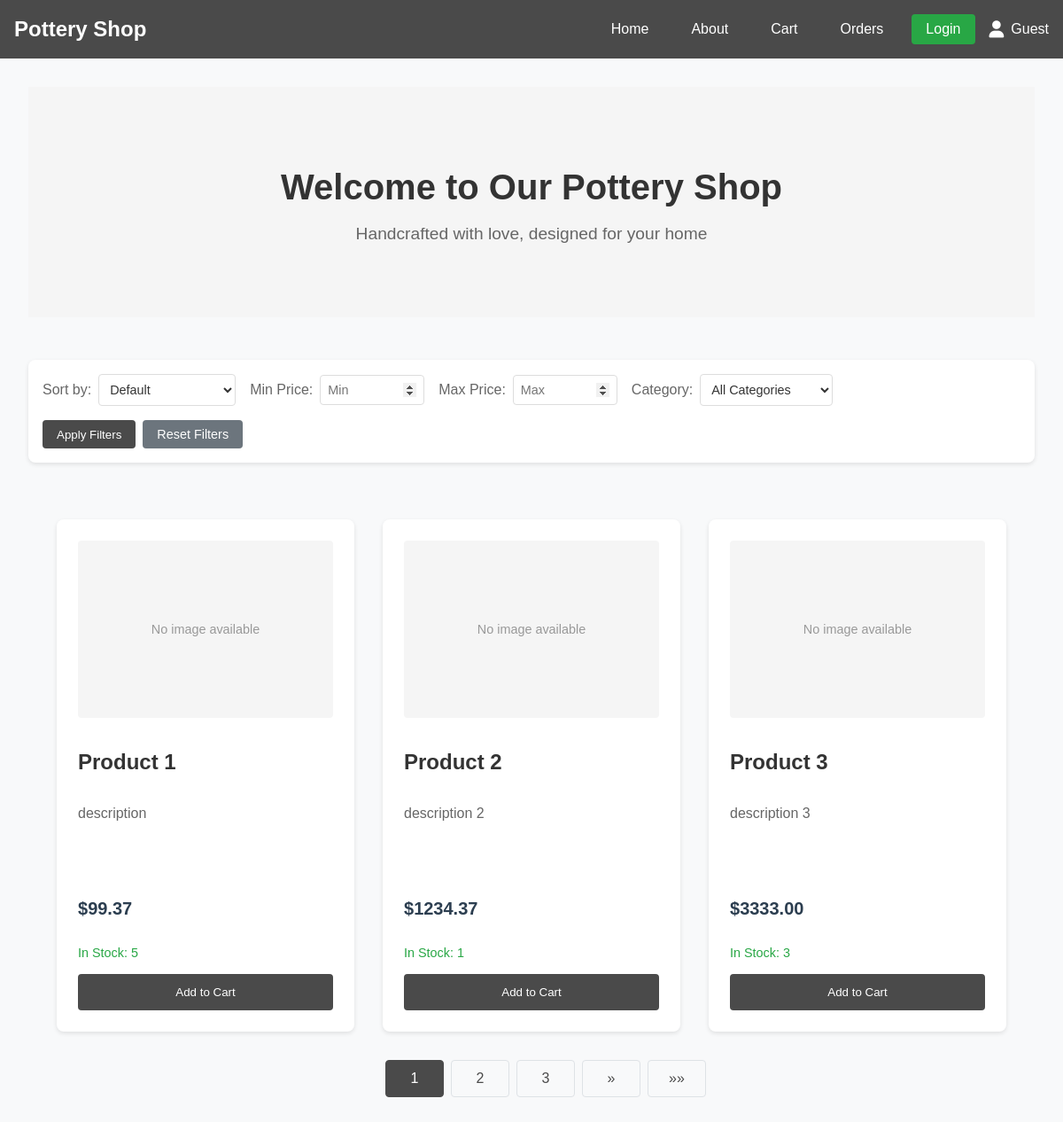
Before: / with the older database file.
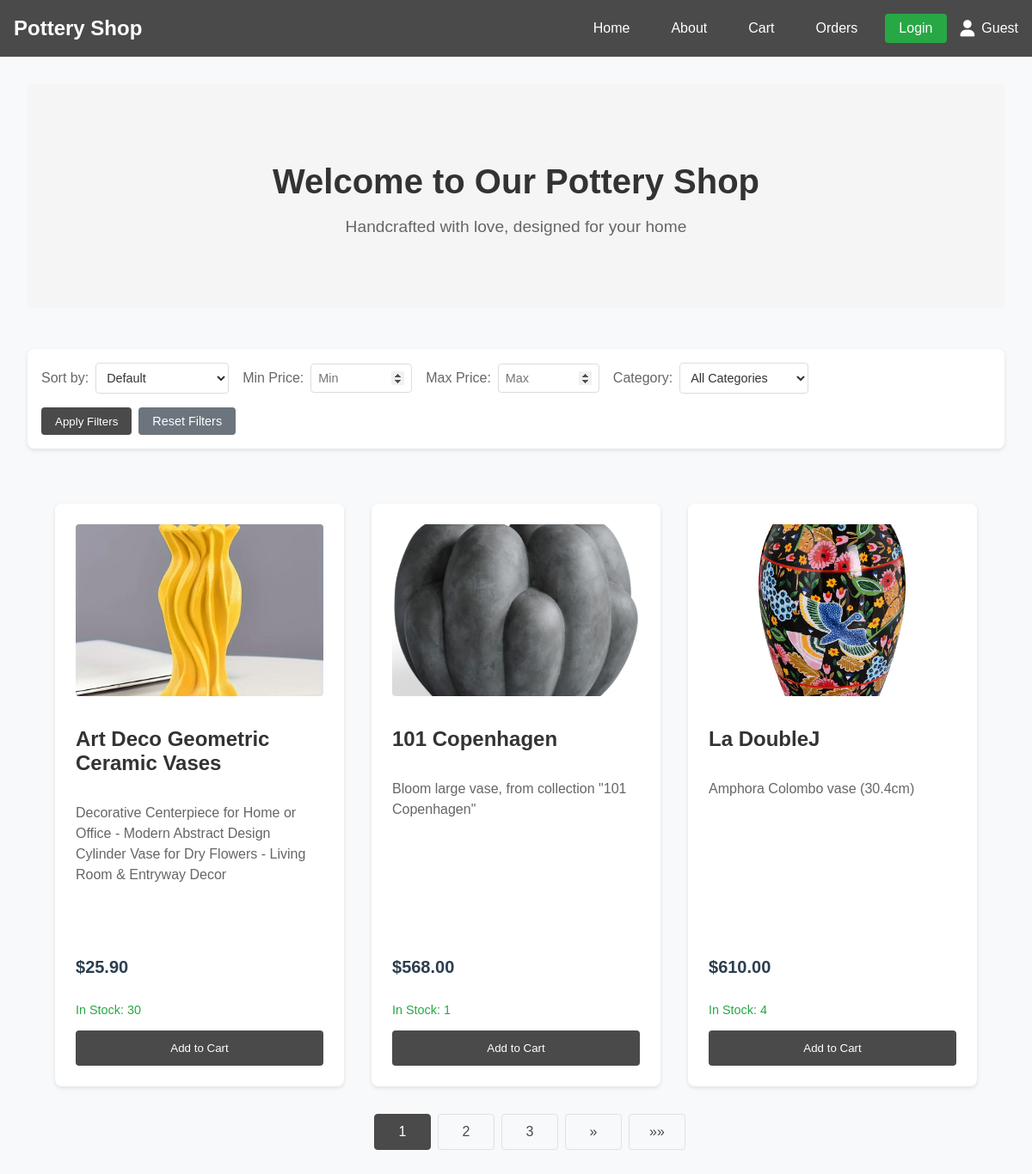
After: the same page with the newer database file.
### shop/models.py (models this page shows, shortened)
class Product(models.Model):
    title = models.CharField(max_length=200)
    description = models.TextField()
    price = models.DecimalField(max_digits=6, decimal_places=2)
    image = models.ImageField(upload_to='products/', null=True, blank=True)
    category = models.ForeignKey(Category, on_delete=models.SET_NULL, null=True, blank=True, related_name='products')
    stock = models.IntegerField(default=0)
    is_active = models.BooleanField(default=True)
    created_at = models.DateTimeField(auto_now_add=True)
    updated_at = models.DateTimeField(auto_now=True)
    objects = ProductManager()

### shop/views.py (the view)
# urls.py: path('', ProductListView.as_view(), name='home'),
class ProductListView(ListView):
    model = Product
    template_name = 'home.html'
    context_object_name = 'products'
    paginate_by = 3  # Changed from 8 to 3 products per page
    def get_queryset(self):
        queryset = Product.objects.all()
        search_query = self.request.GET.get('search')
        category = self.request.GET.get('category')
        min_price = self.request.GET.get('min_price')
        max_price = self.request.GET.get('max_price')
        sort_by = self.request.GET.get('sort', '')  # Get sort parameter
        if search_query:
            queryset = queryset.filter(
                Q(title__icontains=search_query) |
                Q(description__icontains=search_query)
            )
        if category:
            queryset = queryset.filter(category__name=category)
        if min_price:
            queryset = queryset.filter(price__gte=min_price)
        if max_price:
            queryset = queryset.filter(price__lte=max_price)
        if sort_by == 'price_asc':
            queryset = queryset.order_by('price')
        elif sort_by == 'price_desc':
            queryset = queryset.order_by('-price')
        elif sort_by == 'category_asc':
            queryset = queryset.order_by('category__name')
        elif sort_by == 'category_desc':
            queryset = queryset.order_by('-category__name')
        return queryset
    def get_context_data(self, **kwargs):
        context = super().get_context_data(**kwargs)
        context['sort_by'] = self.request.GET.get('sort', '')
        context['categories'] = Product.objects.values_list('category__name', flat=True).distinct()
        return context

### shop/context_processors.py (called while the page is built)
def cart_count(request):
    try:
        order = Order.objects.filter(status='pending').first()
        if order:
            count = OrderItem.objects.filter(order=order).count()
        else:
            count = 0
    except:
        count = 0
    return {'cart_count': count}

### templates/home.html (shortened to what this page needs)
{% extends "base.html" %}
{% block content %}
    <div class="hero-section">
        <h1>Welcome to Our Pottery Shop</h1>
        <p class="tagline">Handcrafted with love, designed for your home</p>
    </div>
    <div class="filters-section">
        <form method="get" class="filters-form">
            <div class="filter-group">
                <label for="sort">Sort by:</label>
                <select name="sort" id="sort" onchange="this.form.submit()">
                    <option value="">Default</option>
                </select>
            </div>
            <div class="filter-group">
                <label for="min_price">Min Price:</label>
                <input type="number" name="min_price" id="min_price" min="0" step="0.1" value="{{ request.GET.min_price }}" placeholder="Min">
            </div>
            <div class="filter-group">
                <label for="max_price">Max Price:</label>
                <input type="number" name="max_price" id="max_price" min="0" step="0.1" value="{{ request.GET.max_price }}" placeholder="Max">
            </div>
            <div class="filter-group">
                <label for="category">Category:</label>
                <select name="category" id="category" onchange="this.form.submit()">
                    <option value="">All Categories</option>
                </select>
            </div>
            <div class="filter-buttons">
                <button type="submit" class="apply-filters">Apply Filters</button>
                <a href="{% url 'home' %}" class="reset-filters">Reset Filters</a>
            </div>
        </form>
    </div>
    <div id="products-container" class="fade-transition">
        <div class="products-grid {% if products|length == 1 %}single-product{% endif %}">
            {% for product in products %}
                <div class="product-card">
                    {% if product.image %}
                        <div class="product-image">
                            <img src="{{ product.image.url }}" alt="{{ product.title }}">
                        </div>
                    {% else %}
                        <div class="product-image placeholder">
                            <span>No image available</span>
                        </div>
                    {% endif %}
                    <h2>{{ product.title }}</h2>
                    <p class="description">
                        {{ product.description }}
                    </p>
                    <p class="price">
                        {% if product.price|floatformat:2|slice:"-2:" != ".00" %}
                            ${{ product.price }}
                        {% else %}
                            ${{ product.price|floatformat:0 }}
                        {% endif %}
                    </p>
                    <p class="stock-info">
                        {% if product.stock > 0 %}
                            <span class="in-stock">In Stock: {{ product.stock }}</span>
                        {% else %}
                            <span class="out-of-stock">Out of Stock</span>
                        {% endif %}
                    </p>
                    <form method="post" action="{% url 'add-to-cart' product.id %}">
                        <button type="submit" class="add-to-cart {% if product.stock == 0 %}disabled{% endif %}" {% if product.stock == 0 %}disabled{% endif %}>
                            {% if product.stock == 0 %}
                                Out of Stock
                            {% else %}
                                Add to Cart
                            {% endif %}
                        </button>
                    </form>
                </div>
            {% endfor %}
        </div>
    </div>
    {% if is_paginated %}
    <div class="pagination-container">
        <nav aria-label="Page navigation">
            <ul class="pagination">
                {% for num in page_obj.paginator.page_range %}
                    {% if page_obj.number == num %}
                        <li class="page-item active">
                            <span class="page-link">{{ num }}</span>
                        </li>
                    {% elif num > page_obj.number|add:'-3' and num < page_obj.number|add:'3' %}
                        <li class="page-item">
                            <a class="page-link page-transition" href="?page={{ num }}">{{ num }}</a>
                        </li>
                    {% endif %}
                {% endfor %}
                {% if page_obj.has_next %}
                    <li class="page-item">
                        <a class="page-link page-transition" href="?page={{ page_obj.next_page_number }}" aria-label="Next">
                            <span aria-hidden="true">&raquo;</span>
                        </a>
                    </li>
                    <li class="page-item">
                        <a class="page-link page-transition" href="?page={{ page_obj.paginator.num_pages }}" aria-label="Last">
                            <span aria-hidden="true">&raquo;&raquo;</span>
                        </a>
                    </li>
                {% endif %}
            </ul>
        </nav>
    </div>
    {% endif %}
{% endblock %}

### templates/base.html (shortened to what this page needs)
{% load static %}
<!DOCTYPE html>
<html lang="en">
<head>
    <link rel="stylesheet" href="https://cdnjs.cloudflare.com/ajax/libs/font-awesome/6.0.0/css/all.min.css">
</head>
<body>
    <nav class="navbar">
        <a href="{% url 'home' %}" class="navbar-brand">Pottery Shop</a>
        <div class="nav-links">
            <a href="{% url 'home' %}">Home</a>
            <a href="{% url 'about' %}">About</a>
            <a href="{% url 'view_cart' %}" class="cart-link">
                Cart
            </a>
            <a href="{% url 'orders' %}">Orders</a>
            {% if user.is_authenticated %}
                <a href="{% url 'logout' %}" class="logout-button">Logout</a>
                <a href="#" class="user-icon">
                    <i class="fas fa-user"></i>
                    {{ user.username }}
                </a>
            {% else %}
                <a href="{% url 'login' %}" class="signup-button">Login</a>
                <span class="user-icon">
                    <i class="fas fa-user"></i>
                    Guest
                </span>
            {% endif %}
        </div>
    </nav>
    <main>
        {% block content %}
        {% endblock %}
    </main>
</body>
</html>

### templates/base.html (style rules this page uses)
body { font-family: Arial, sans-serif; margin: 0; padding: 0; background-color: #f8f9fa; min-height: 100vh; display: flex; flex-direction: column; }
.navbar { background-color: #4a4a4a; padding: 1rem; display: flex; justify-content: space-between; align-items: center; position: sticky; top: 0; z-index: 1000; width: 100%; box-sizing: border-box; }
.navbar-brand { color: white; text-decoration: none; font-size: 1.5rem; font-weight: bold; }
.nav-links { display: flex; align-items: center; gap: 1rem; flex-wrap: wrap; margin-left: auto; }
.nav-links a { color: white; text-decoration: none; padding: 0.5rem 1rem; border-radius: 4px; transition: background-color 0.3s; white-space: nowrap; display: inline-flex; align-items: center; }
.cart-link { position: relative; display: inline-flex; align-items: center; gap: 0.5rem; }
.signup-button { background-color: #28a745; color: white; text-decoration: none; padding: 0.5rem 1rem; border-radius: 4px; transition: background-color 0.3s; }
.user-icon { color: white; text-decoration: none; display: flex; align-items: center; gap: 0.5rem; }
.user-icon i { font-size: 1.2rem; }
main { padding: 2rem; flex: 1; width: 100%; box-sizing: border-box; }

### templates/home.html (style rules this page uses)
.hero-section { text-align: center; padding: 4rem 2rem; background-color: #f5f5f5; margin-bottom: 3rem; }
.hero-section h1 { font-size: 2.5rem; margin-bottom: 1rem; color: #333; }
.tagline { font-size: 1.2rem; color: #666; }
.products-grid { display: grid; grid-template-columns: repeat(auto-fit, minmax(300px, 1fr)); gap: 2rem; padding: 2rem; max-width: 1200px; margin: 0 auto; }
.product-card { background: white; border-radius: 8px; padding: 1.5rem; box-shadow: 0 2px 5px rgba(0,0,0,0.1); transition: transform 0.3s ease; max-width: 100%; display: flex; flex-direction: column; height: 100%; position: relative; }
.product-image { width: 100%; height: 200px; margin-bottom: 1rem; border-radius: 4px; overflow: hidden; flex-shrink: 0; }
.product-image img { width: 100%; height: 100%; object-fit: cover; transition: transform 0.3s ease; }
.product-card h2 { color: #333; margin-bottom: 1rem; font-size: 1.5rem; flex-shrink: 0; }
.description { color: #666; margin-bottom: 1rem; line-height: 1.5; flex-grow: 1; }
.price { font-size: 1.25rem; color: #2c3e50; font-weight: bold; margin-bottom: 1rem; flex-shrink: 0; }
.stock-info { margin-bottom: 1rem; font-size: 0.9rem; flex-shrink: 0; }
.add-to-cart { background-color: #4a4a4a; color: white; border: none; padding: 0.8rem 1.5rem; border-radius: 4px; cursor: pointer; transition: transform 0.3s; width: 100%; margin-top: auto; flex-shrink: 0; }
.in-stock { color: #28a745; font-weight: 500; }
.pagination-container { display: flex; justify-content: center; align-items: center; margin: 2rem 0; padding: 1rem; width: 100%; }
.pagination { display: flex; list-style: none; margin: 0; padding: 0; gap: 0.5rem; }
.page-item { display: inline-block; }
.page-link { display: flex; align-items: center; justify-content: center; min-width: 40px; height: 40px; color: #4a4a4a; border: 1px solid #dee2e6; border-radius: 4px; transition: all 0.3s ease; text-decoration: none; padding: 0 0.75rem; }
.page-item.active .page-link { background-color: #4a4a4a; border-color: #4a4a4a; color: white; }
.fade-transition { opacity: 1; transition: opacity 0.3s ease-in-out; }
.filters-section { max-width: 1200px; margin: 0 auto 2rem; padding: 1rem; background: white; border-radius: 8px; box-shadow: 0 2px 5px rgba(0,0,0,0.1); }
.filters-form { display: flex; align-items: center; gap: 1rem; flex-wrap: wrap; }
.filter-group { display: flex; align-items: center; gap: 0.5rem; }
.filter-group label { color: #666; font-weight: 500; }
.filter-group select { padding: 0.5rem; border: 1px solid #ddd; border-radius: 4px; background-color: white; color: #333; font-size: 0.9rem; min-width: 150px; }
.apply-filters { padding: 0.5rem 1rem; background-color: #4a4a4a; color: white; border: none; border-radius: 4px; cursor: pointer; transition: background-color 0.3s; }
.filter-group input[type="number"] { padding: 0.5rem; border: 1px solid #ddd; border-radius: 4px; background-color: white; color: #333; font-size: 0.9rem; width: 100px; }
.filter-buttons { display: flex; gap: 0.5rem; }
.reset-filters { padding: 0.5rem 1rem; background-color: #6c757d; color: white; border: none; border-radius: 4px; cursor: pointer; transition: background-color 0.3s; text-decoration: none; font-size: 0.9rem; }

Changed rows visible on the page:
removed Product: shows "No image available", title "Product 1", description "description", price "99.37", stock "5", shows "Add to Cart"
removed Product: shows "No image available", title "Product 2", description "description 2", price "1234.37", stock "1", shows "Add to Cart"
removed Product: shows "No image available", title "Product 3", description "description 3", price "3333.00", stock "3", shows "Add to Cart"
added Product: image (picture), title "Art Deco Geometric Ceramic Vases", description "Decorative Centerpiece for Home or Office - Modern Abstract Design Cylinder Vase for Dry Flowers - Living Room & Entryway Decor", price "25.90", stock "30", shows "Add to Cart"
added Product: image (picture), title "101 Copenhagen", description "Bloom large vase, from collection \"101 Copenhagen\"", price "568.00", stock "1", shows "Add to Cart"
added Product: image (picture), title "La DoubleJ", description "Amphora Colombo vase (30.4cm)", price "610.00", stock "4", shows "Add to Cart"
